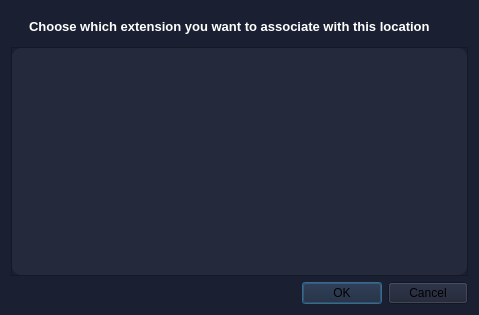
<?xml version="1.0" encoding="UTF-8"?>
<ui version="4.0">
 <class>Dialog</class>
 <widget class="QDialog" name="Dialog">
  <property name="windowModality">
   <enum>Qt::NonModal</enum>
  </property>
  <property name="geometry">
   <rect>
    <x>0</x>
    <y>0</y>
    <width>479</width>
    <height>315</height>
   </rect>
  </property>
  <property name="windowTitle">
   <string>Pathfinder - dialog</string>
  </property>
  <property name="windowIcon">
   <iconset resource="resource.qrc">
    <normaloff>:/images/images/logo.png</normaloff>:/images/images/logo.png</iconset>
  </property>
  <property name="styleSheet">
   <string notr="true">background-color: rgb(26, 32, 50);</string>
  </property>
  <property name="modal">
   <bool>true</bool>
  </property>
  <layout class="QVBoxLayout" name="verticalLayout">
   <item>
    <widget class="QLabel" name="descriptionLabel">
     <property name="minimumSize">
      <size>
       <width>0</width>
       <height>30</height>
      </size>
     </property>
     <property name="maximumSize">
      <size>
       <width>500</width>
       <height>30</height>
      </size>
     </property>
     <property name="font">
      <font>
       <pointsize>10</pointsize>
       <weight>75</weight>
       <bold>true</bold>
      </font>
     </property>
     <property name="styleSheet">
      <string notr="true">QLabel
{
color: rgb(255, 255, 255);
border-radius: 10px;
text-align: left;
padding-left: 15px;
}</string>
     </property>
     <property name="text">
      <string>Choose which extension you want to associate with this location</string>
     </property>
    </widget>
   </item>
   <item>
    <widget class="QFrame" name="scrollFrame">
     <property name="styleSheet">
      <string notr="true">
QScrollBar:horizontal
    {
        height: 15px;
        margin: 3px 15px 3px 15px;
        border: 1px transparent #2A2929;
        border-radius: 4px;
        background-color: rgb(26, 32, 50);
    }

    QScrollBar::handle:horizontal
    {
       background-color: qlineargradient(spread:pad, x1:0.954545, y1:0, x2:0, y2:1, stop:0 rgba(39, 180, 255, 255), stop:1 rgba(44, 227, 255, 255));
        min-width: 5px;
        border-radius: 4px;
    }

    QScrollBar::add-line:horizontal
    {
        margin: 0px 3px 0px 3px;
        border-image: url(:/qss_icons/rc/right_arrow_disabled.png);
        width: 10px;
        height: 10px;
        subcontrol-position: right;
        subcontrol-origin: margin;
    }

    QScrollBar::sub-line:horizontal
    {
        margin: 0px 3px 0px 3px;
        border-image: url(:/qss_icons/rc/left_arrow_disabled.png);
        height: 10px;
        width: 10px;
        subcontrol-position: left;
        subcontrol-origin: margin;
    }

    QScrollBar::add-line:horizontal:hover,QScrollBar::add-line:horizontal:on
    {
        border-image: url(:/qss_icons/rc/right_arrow.png);
        height: 10px;
        width: 10px;
        subcontrol-position: right;
        subcontrol-origin: margin;
    }


    QScrollBar::sub-line:horizontal:hover, QScrollBar::sub-line:horizontal:on
    {
        border-image: url(:/qss_icons/rc/left_arrow.png);
        height: 10px;
        width: 10px;
        subcontrol-position: left;
        subcontrol-origin: margin;
    }

    QScrollBar::up-arrow:horizontal, QScrollBar::down-arrow:horizontal
    {
        background: none;
    }


    QScrollBar::add-page:horizontal, QScrollBar::sub-page:horizontal
    {
        background: none;
    }

    QScrollBar:vertical
    {
        background-color: rgb(26, 32, 50);
        width: 15px;
        margin: 15px 3px 15px 3px;
        border: 1px transparent #2A2929;
        border-radius: 4px;
    }

    QScrollBar::handle:vertical
    {
        background-color: qlineargradient(spread:pad, x1:0.954545, y1:0, x2:0, y2:1, stop:0 rgba(39, 180, 255, 255), stop:1 rgba(44, 227, 255, 255));
        min-height: 5px;
        border-radius: 4px;
    }

    QScrollBar::sub-line:vertical
    {
        margin: 3px 0px 3px 0px;
        border-image: url(:/qss_icons/rc/up_arrow_disabled.png);
        height: 10px;
        width: 10px;
        subcontrol-position: top;
        subcontrol-origin: margin;
    }

    QScrollBar::add-line:vertical
    {
        margin: 3px 0px 3px 0px;
        border-image: url(:/qss_icons/rc/down_arrow_disabled.png);
        height: 10px;
        width: 10px;
        subcontrol-position: bottom;
        subcontrol-origin: margin;
    }

    QScrollBar::sub-line:vertical:hover,QScrollBar::sub-line:vertical:on
    {
        border-image: url(:/qss_icons/rc/up_arrow.png);
        height: 10px;
        width: 10px;
        subcontrol-position: top;
        subcontrol-origin: margin;
    }

    QScrollBar::add-line:vertical:hover, QScrollBar::add-line:vertical:on
    {
        border-image: url(:/qss_icons/rc/down_arrow.png);
        height: 10px;
        width: 10px;
        subcontrol-position: bottom;
        subcontrol-origin: margin;
    }

    QScrollBar::up-arrow:vertical, QScrollBar::down-arrow:vertical
    {
        background: none;
    }

    QScrollBar::add-page:vertical, QScrollBar::sub-page:vertical
    {
        background: none;
    }</string>
     </property>
     <property name="frameShape">
      <enum>QFrame::StyledPanel</enum>
     </property>
     <property name="frameShadow">
      <enum>QFrame::Raised</enum>
     </property>
     <layout class="QVBoxLayout" name="verticalLayout_2">
      <property name="spacing">
       <number>0</number>
      </property>
      <property name="leftMargin">
       <number>0</number>
      </property>
      <property name="topMargin">
       <number>0</number>
      </property>
      <property name="rightMargin">
       <number>0</number>
      </property>
      <property name="bottomMargin">
       <number>0</number>
      </property>
      <item>
       <widget class="QScrollArea" name="scrollArea">
        <property name="minimumSize">
         <size>
          <width>0</width>
          <height>0</height>
         </size>
        </property>
        <property name="styleSheet">
         <string notr="true">background-color: rgb(36, 42, 59);
border-radius: 10px</string>
        </property>
        <property name="frameShape">
         <enum>QFrame::NoFrame</enum>
        </property>
        <property name="frameShadow">
         <enum>QFrame::Plain</enum>
        </property>
        <property name="verticalScrollBarPolicy">
         <enum>Qt::ScrollBarAsNeeded</enum>
        </property>
        <property name="horizontalScrollBarPolicy">
         <enum>Qt::ScrollBarAsNeeded</enum>
        </property>
        <property name="widgetResizable">
         <bool>true</bool>
        </property>
        <widget class="QWidget" name="scrollAreaContent">
         <property name="geometry">
          <rect>
           <x>0</x>
           <y>0</y>
           <width>459</width>
           <height>217</height>
          </rect>
         </property>
         <property name="minimumSize">
          <size>
           <width>0</width>
           <height>0</height>
          </size>
         </property>
        </widget>
       </widget>
      </item>
     </layout>
    </widget>
   </item>
   <item>
    <widget class="QDialogButtonBox" name="buttonBox">
     <property name="minimumSize">
      <size>
       <width>85</width>
       <height>0</height>
      </size>
     </property>
     <property name="font">
      <font>
       <weight>50</weight>
       <bold>false</bold>
      </font>
     </property>
     <property name="styleSheet">
      <string notr="true">#buttonBox *[text=&quot;Cancel&quot;] {
qproperty-icon: url(:/icons/images/multiplication.ico);
color: rgb(255, 255, 255);
border-radius: 5px;
text-align: center;
padding: 10px;
width: 60px;
font-size: 12px;
font-weight: bold;

}

#buttonBox *[text=&quot;Cancel&quot;]:hover
{
color: rgb(255, 255, 255);
border-radius: 5px;
text-align: center;
padding: 10px;
background-color: rgb(36, 42, 59);
}

#buttonBox *[text=&quot;Cancel&quot;]:checked
{
color: rgb(255, 255, 255);
border-radius: 10px;
text-align: center;
padding: 10px;
background-color: rgb(47, 55, 77);
}

#buttonBox *[text=&quot;OK&quot;] {
qproperty-icon: url(:/icons/images/check.ico);
color: rgb(255, 255, 255);
border-radius: 5px;
text-align: center;
padding: 10px;
width: 60px;
font-size: 12px;
font-weight: bold;
}

#buttonBox *[text=&quot;OK&quot;]:hover
{
color: rgb(255, 255, 255);
border-radius: 5px;
text-align: center;
padding: 10px;
background-color: rgb(36, 42, 59);
}

#buttonBox *[text=&quot;OK&quot;]:checked
{
color: rgb(255, 255, 255);
border-radius: 10px;
text-align: center;
padding: 10px;
background-color: rgb(47, 55, 77);
} </string>
     </property>
     <property name="orientation">
      <enum>Qt::Horizontal</enum>
     </property>
     <property name="standardButtons">
      <set>QDialogButtonBox::Cancel|QDialogButtonBox::Ok</set>
     </property>
    </widget>
   </item>
  </layout>
 </widget>
 <resources>
  <include location="resource.qrc"/>
 </resources>
 <connections/>
</ui>
